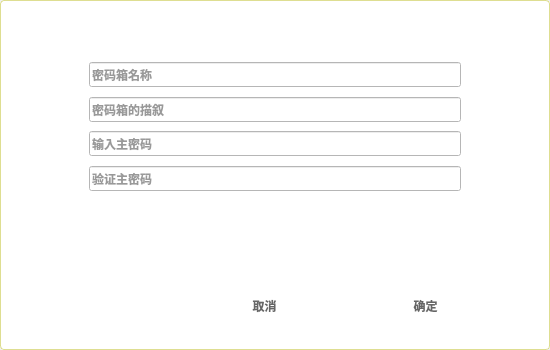
<?xml version="1.0" encoding="UTF-8"?>
<ui version="4.0">
 <class>setPwdInfor</class>
 <widget class="QWidget" name="setPwdInfor">
  <property name="geometry">
   <rect>
    <x>0</x>
    <y>0</y>
    <width>550</width>
    <height>350</height>
   </rect>
  </property>
  <property name="windowTitle">
   <string>Form</string>
  </property>
  <property name="styleSheet">
   <string notr="true">QWidget#shadowbg{
    background-color:#FFFFFF;
    border-radius: 4px;
	    font-family:微软雅黑;
	border:1px solid #DADADA80
}

QLabel#label_title,QLabel#label_desc,QLabel#label_pwd{
    font-size:12px;
	font-family:微软雅黑;
    color:#000000;
}
QPushButton{
	color:#333333;
	font:bold 12px;
}
QPushButton#Btn_Cancel{
   color: #666666;
	background-color: #FFFFFF;
	border:none;
}

QPushButton#Btn_Cancel:hover{
    border:1px solid #EBEBEB;
    background-color:#EBEBEB;
}


QPushButton#Btn_Cancel:pressed{
    border:1px solid #D6D6D6;
    background-color:#D6D6D6;
}


QPushButton#Btn_OK{
    color: #666666;
	background-color: #FFFFFF;
	border:none;
}
QPushButton#Btn_OK:hover {
    color: #FFFFFF;
	background-color: #3dbbca;
}
QPushButton#Btn_OK:pressed{

    color: #FFFFFF;
	background-color: #1194a4;
}

QTextEdit:focus{
    background-color: #FFFFFF;
    border-width: 1px;
    border-style: solid;
    border-color: #1BA9BA;
}

QLineEdit#lineEdit_title,#lineEdit_Pwd,#lineEdit_desc,#lineEdit_Pwd_second
{
	background:#FFFFFF;
	color:#333333;
	font:bold 12px;
}
QLineEdit#lineEdit_title:hover,#lineEdit_Pwd:hover,#lineEdit_desc:hover,#lineEdit_Pwd_second:hover
{
    border:1px solid #999999;
}
QLineEdit#lineEdit_title:focus,#lineEdit_Pwd:focus,#lineEdit_desc:focus,#lineEdit_Pwd_second:focus
{
    background-color: #FFFFFF;
    border-width: 1px;
    border-style: solid;
    border-color: #1BA9BA;
}

QLabel#label
{
	border:none;
	color:#FF0000;
	font-size:13px;
	font-weight:bold;
}

</string>
  </property>
  <layout class="QVBoxLayout" name="verticalLayout_5">
   <property name="spacing">
    <number>0</number>
   </property>
   <property name="leftMargin">
    <number>0</number>
   </property>
   <property name="topMargin">
    <number>0</number>
   </property>
   <property name="rightMargin">
    <number>0</number>
   </property>
   <property name="bottomMargin">
    <number>0</number>
   </property>
   <item>
    <widget class="QWidget" name="shadowbg" native="true">
     <layout class="QVBoxLayout" name="verticalLayout_4">
      <property name="spacing">
       <number>0</number>
      </property>
      <property name="leftMargin">
       <number>8</number>
      </property>
      <property name="topMargin">
       <number>8</number>
      </property>
      <property name="rightMargin">
       <number>8</number>
      </property>
      <property name="bottomMargin">
       <number>8</number>
      </property>
      <item>
       <widget class="QWidget" name="shadowinnerbg" native="true">
        <layout class="QVBoxLayout" name="verticalLayout_3">
         <property name="spacing">
          <number>0</number>
         </property>
         <property name="leftMargin">
          <number>1</number>
         </property>
         <property name="topMargin">
          <number>1</number>
         </property>
         <property name="rightMargin">
          <number>1</number>
         </property>
         <property name="bottomMargin">
          <number>1</number>
         </property>
         <item>
          <widget class="TitlebarWidget" name="titlebar" native="true">
           <property name="minimumSize">
            <size>
             <width>0</width>
             <height>28</height>
            </size>
           </property>
           <property name="maximumSize">
            <size>
             <width>16777215</width>
             <height>28</height>
            </size>
           </property>
          </widget>
         </item>
         <item>
          <widget class="QWidget" name="widget_infor" native="true">
           <layout class="QVBoxLayout" name="verticalLayout_10">
            <property name="spacing">
             <number>0</number>
            </property>
            <property name="leftMargin">
             <number>0</number>
            </property>
            <property name="topMargin">
             <number>20</number>
            </property>
            <property name="rightMargin">
             <number>0</number>
            </property>
            <property name="bottomMargin">
             <number>0</number>
            </property>
            <item>
             <widget class="QWidget" name="widget" native="true">
              <layout class="QVBoxLayout" name="verticalLayout_8">
               <property name="spacing">
                <number>0</number>
               </property>
               <property name="leftMargin">
                <number>0</number>
               </property>
               <property name="topMargin">
                <number>0</number>
               </property>
               <property name="rightMargin">
                <number>0</number>
               </property>
               <property name="bottomMargin">
                <number>0</number>
               </property>
               <item>
                <widget class="QWidget" name="widget_titlewidget" native="true">
                 <property name="maximumSize">
                  <size>
                   <width>16777215</width>
                   <height>80</height>
                  </size>
                 </property>
                 <layout class="QVBoxLayout" name="verticalLayout">
                  <property name="spacing">
                   <number>0</number>
                  </property>
                  <property name="leftMargin">
                   <number>80</number>
                  </property>
                  <property name="topMargin">
                   <number>0</number>
                  </property>
                  <property name="rightMargin">
                   <number>80</number>
                  </property>
                  <property name="bottomMargin">
                   <number>0</number>
                  </property>
                  <item>
                   <widget class="QLineEdit" name="lineEdit_title">
                    <property name="maximumSize">
                     <size>
                      <width>16777215</width>
                      <height>25</height>
                     </size>
                    </property>
                    <property name="placeholderText">
                     <string>密码箱名称</string>
                    </property>
                   </widget>
                  </item>
                 </layout>
                </widget>
               </item>
               <item>
                <widget class="QWidget" name="widget_desc" native="true">
                 <property name="maximumSize">
                  <size>
                   <width>16777215</width>
                   <height>40</height>
                  </size>
                 </property>
                 <layout class="QVBoxLayout" name="verticalLayout_2">
                  <property name="spacing">
                   <number>0</number>
                  </property>
                  <property name="leftMargin">
                   <number>80</number>
                  </property>
                  <property name="topMargin">
                   <number>0</number>
                  </property>
                  <property name="rightMargin">
                   <number>80</number>
                  </property>
                  <property name="bottomMargin">
                   <number>0</number>
                  </property>
                  <item>
                   <widget class="QLineEdit" name="lineEdit_desc">
                    <property name="maximumSize">
                     <size>
                      <width>16777215</width>
                      <height>25</height>
                     </size>
                    </property>
                    <property name="inputMethodHints">
                     <set>Qt::ImhNone</set>
                    </property>
                    <property name="echoMode">
                     <enum>QLineEdit::Password</enum>
                    </property>
                    <property name="placeholderText">
                     <string>密码箱的描叙</string>
                    </property>
                   </widget>
                  </item>
                 </layout>
                </widget>
               </item>
               <item>
                <widget class="QWidget" name="widget_pwd" native="true">
                 <property name="maximumSize">
                  <size>
                   <width>16777215</width>
                   <height>80</height>
                  </size>
                 </property>
                 <layout class="QVBoxLayout" name="verticalLayout_6">
                  <property name="spacing">
                   <number>0</number>
                  </property>
                  <property name="leftMargin">
                   <number>80</number>
                  </property>
                  <property name="topMargin">
                   <number>0</number>
                  </property>
                  <property name="rightMargin">
                   <number>80</number>
                  </property>
                  <property name="bottomMargin">
                   <number>0</number>
                  </property>
                  <item>
                   <widget class="QLineEdit" name="lineEdit_Pwd">
                    <property name="maximumSize">
                     <size>
                      <width>16777215</width>
                      <height>25</height>
                     </size>
                    </property>
                    <property name="echoMode">
                     <enum>QLineEdit::Password</enum>
                    </property>
                    <property name="placeholderText">
                     <string>输入主密码</string>
                    </property>
                   </widget>
                  </item>
                 </layout>
                </widget>
               </item>
               <item>
                <widget class="QWidget" name="widget_pwd_second" native="true">
                 <property name="maximumSize">
                  <size>
                   <width>16777215</width>
                   <height>40</height>
                  </size>
                 </property>
                 <layout class="QVBoxLayout" name="verticalLayout_7">
                  <property name="spacing">
                   <number>0</number>
                  </property>
                  <property name="leftMargin">
                   <number>80</number>
                  </property>
                  <property name="topMargin">
                   <number>0</number>
                  </property>
                  <property name="rightMargin">
                   <number>80</number>
                  </property>
                  <property name="bottomMargin">
                   <number>0</number>
                  </property>
                  <item>
                   <widget class="QLineEdit" name="lineEdit_Pwd_second">
                    <property name="maximumSize">
                     <size>
                      <width>16777215</width>
                      <height>25</height>
                     </size>
                    </property>
                    <property name="echoMode">
                     <enum>QLineEdit::Password</enum>
                    </property>
                    <property name="placeholderText">
                     <string>验证主密码</string>
                    </property>
                   </widget>
                  </item>
                 </layout>
                </widget>
               </item>
              </layout>
             </widget>
            </item>
            <item>
             <widget class="QWidget" name="widget_3" native="true">
              <property name="minimumSize">
               <size>
                <width>0</width>
                <height>85</height>
               </size>
              </property>
              <property name="maximumSize">
               <size>
                <width>16777215</width>
                <height>85</height>
               </size>
              </property>
              <layout class="QVBoxLayout" name="verticalLayout_9">
               <property name="spacing">
                <number>0</number>
               </property>
               <property name="leftMargin">
                <number>40</number>
               </property>
               <property name="topMargin">
                <number>0</number>
               </property>
               <property name="rightMargin">
                <number>80</number>
               </property>
               <property name="bottomMargin">
                <number>0</number>
               </property>
               <item>
                <widget class="QLabel" name="label">
                 <property name="minimumSize">
                  <size>
                   <width>0</width>
                   <height>60</height>
                  </size>
                 </property>
                 <property name="maximumSize">
                  <size>
                   <width>16777215</width>
                   <height>60</height>
                  </size>
                 </property>
                 <property name="text">
                  <string/>
                 </property>
                 <property name="textFormat">
                  <enum>Qt::RichText</enum>
                 </property>
                </widget>
               </item>
              </layout>
             </widget>
            </item>
            <item>
             <widget class="QWidget" name="widget_2" native="true">
              <property name="maximumSize">
               <size>
                <width>16777215</width>
                <height>60</height>
               </size>
              </property>
              <layout class="QHBoxLayout" name="horizontalLayout">
               <property name="spacing">
                <number>50</number>
               </property>
               <property name="leftMargin">
                <number>200</number>
               </property>
               <property name="topMargin">
                <number>0</number>
               </property>
               <property name="rightMargin">
                <number>60</number>
               </property>
               <property name="bottomMargin">
                <number>10</number>
               </property>
               <item>
                <widget class="QPushButton" name="Btn_Cancel">
                 <property name="minimumSize">
                  <size>
                   <width>0</width>
                   <height>30</height>
                  </size>
                 </property>
                 <property name="maximumSize">
                  <size>
                   <width>16777215</width>
                   <height>30</height>
                  </size>
                 </property>
                 <property name="text">
                  <string>取消</string>
                 </property>
                 <property name="flat">
                  <bool>true</bool>
                 </property>
                </widget>
               </item>
               <item>
                <widget class="QPushButton" name="Btn_OK">
                 <property name="minimumSize">
                  <size>
                   <width>0</width>
                   <height>30</height>
                  </size>
                 </property>
                 <property name="maximumSize">
                  <size>
                   <width>16777215</width>
                   <height>30</height>
                  </size>
                 </property>
                 <property name="text">
                  <string>确定</string>
                 </property>
                 <property name="flat">
                  <bool>true</bool>
                 </property>
                </widget>
               </item>
              </layout>
             </widget>
            </item>
           </layout>
          </widget>
         </item>
        </layout>
       </widget>
      </item>
     </layout>
    </widget>
   </item>
  </layout>
 </widget>
 <customwidgets>
  <customwidget>
   <class>TitlebarWidget</class>
   <extends>QWidget</extends>
   <header>TitlebarWidget.h</header>
   <container>1</container>
  </customwidget>
 </customwidgets>
 <resources/>
 <connections/>
</ui>
